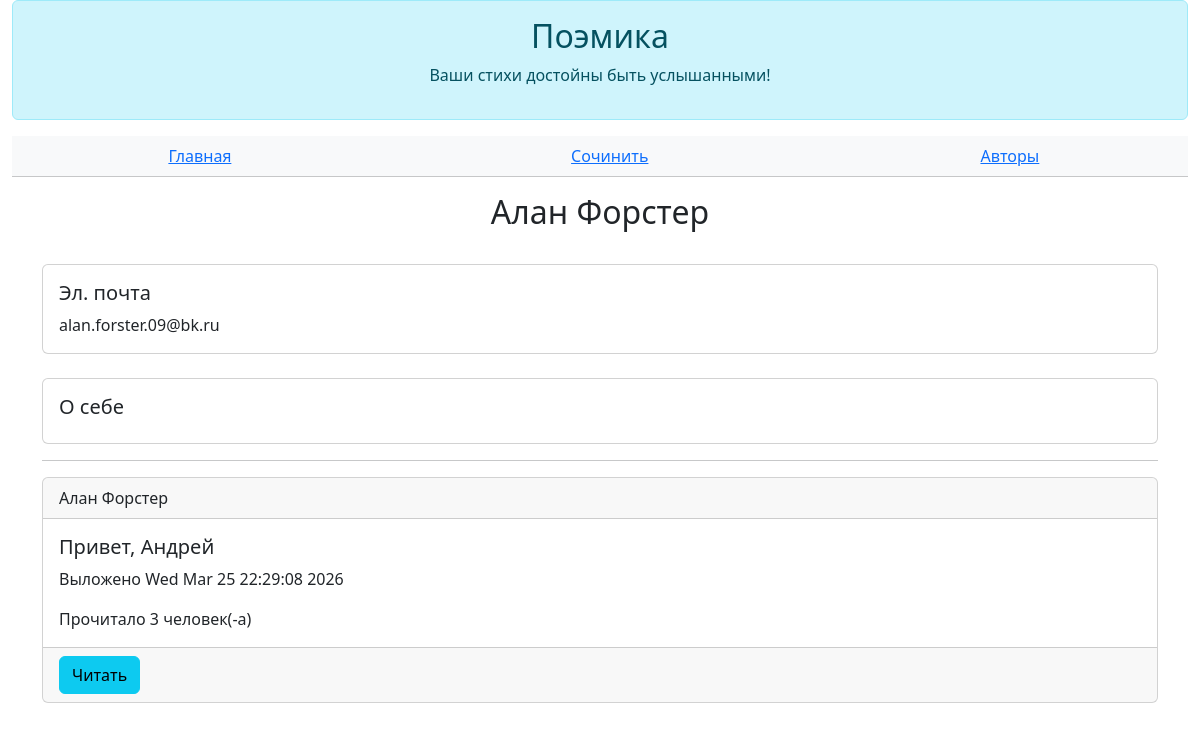
/authors/1, run on an earlier commit of the app's database.
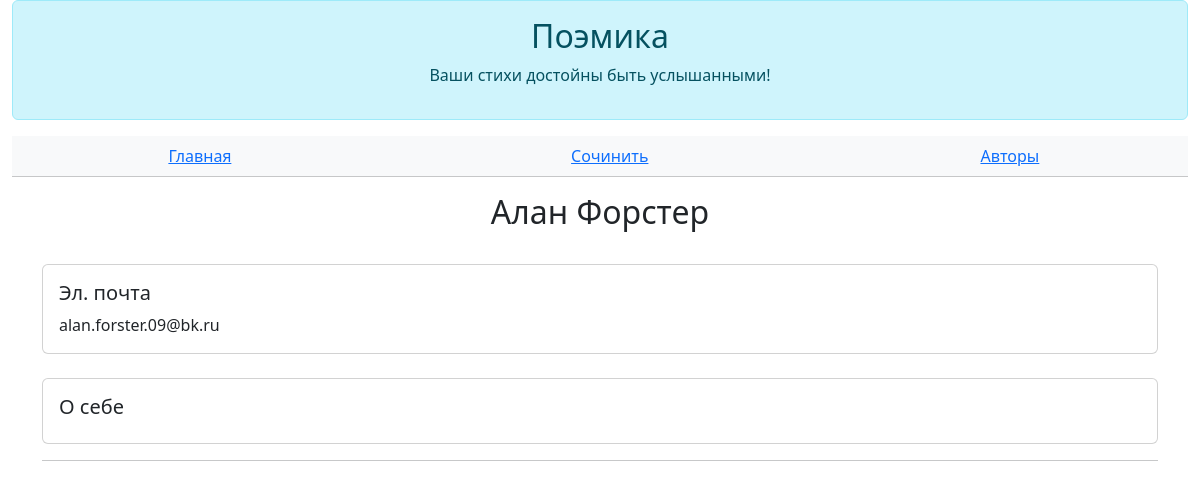
And on a later commit of the database.
### data/all_models.py (models this page shows)
class Poem(SqlAlchemyBase, SerializerMixin):
    __tablename__ = "poems"
    id = sqlalchemy.Column(sqlalchemy.Integer, primary_key=True, autoincrement=True)
    author_id = sqlalchemy.Column(sqlalchemy.Integer, sqlalchemy.ForeignKey(User.id))
    author = orm.relationship("User")
    title = sqlalchemy.Column(sqlalchemy.String(25))
    body = sqlalchemy.Column(sqlalchemy.Text)
    read_count = sqlalchemy.Column(sqlalchemy.Integer, default=0)
    is_private = sqlalchemy.Column(sqlalchemy.Boolean, default=True)
    created = sqlalchemy.Column(sqlalchemy.DateTime, default=datetime.datetime.now())

class User(SqlAlchemyBase, UserMixin, SerializerMixin):
    __tablename__ = "users"
    id = sqlalchemy.Column(sqlalchemy.Integer, primary_key=True, autoincrement=True)
    login = sqlalchemy.Column(sqlalchemy.String)
    name = sqlalchemy.Column(sqlalchemy.String)
    email = sqlalchemy.Column(sqlalchemy.String, unique=True)
    description = sqlalchemy.Column(sqlalchemy.Text, default="Я поэт, тем и интересен")
    hashed_password = sqlalchemy.Column(sqlalchemy.String)
    poems = orm.relationship("Poem", back_populates="author")

### main.py (the view)
@app.route("/authors/<author_id>")
def author(author_id):
    author = db.get(User, author_id)
    if author:
        poems = db.query(Poem).filter(Poem.author == author).all()
        return flask.render_template("author.html", author=author, poems=poems)

### templates/author.html (shortened to what this page needs)
{% extends 'base.html' %}
{% block _header %}
    <table class="table table-light text-center">
        <tbody>
            <tr>
                <td>
                    <a href="/">Главная</a>
                </td>
                <td>
                    <a href="/poem/create">Сочинить</a>
                </td>
                <td>
                    <a href="/authors">Авторы</a>
                </td>
            </tr>
        </tbody>
    </table>
{% endblock %}
{% block _body %}
    <h2 class="text-center">{{author.login}}</h2>
    <br/>
    <div class="card">
        <div class="card-body">
            <h5 class="card-title">Эл. почта</h5>
            <p class="card-text">{{author.email}}</p>
        </div>
    </div>
    <br/>
    <div class="card">
        <div class="card-body">
            <h5 class="card-title">О себе</h5>
        </div>
    </div>
    <hr/>
    {% for poem in poems %}
        {% if not poem.is_private%}
            <div class="card">
                <div class="card-header">
                    {{poem.author.login}}
                </div>
                <div class="card-body">
                    <h5 class="card-title">{{poem.title}}</h5>
                    <p class="card-text">Выложено {{poem.created.ctime()}}</p>
                    <p class="card-text">Прочитало {{poem.read_count}} человек(-а)</p>
                </div>
                <div class="card-footer">
                    <button class="btn btn-info" onclick="location.href='/poem/read/{{poem.id}}'">Читать</button>
                </div>
            </div>
            <br/>
        {% endif %}
    {% endfor %}
{% endblock %}

What changed in the data, as far as the page shows it:
removed Poem: author.login "Алан Форстер", title "Привет, Андрей", created.ctime "Wed Mar 25 22:29:08 2026", read_count "3"
